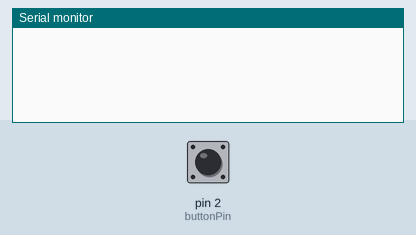
The sketch below on a simulated Arduino Uno, built with avr-gcc and run on an emulated ATmega328P. Parts: the last lines printed to the serial monitor. The test bench sets the inputs (shaded band); at power-on: pin 2 (buttonPin) HIGH.

Above: at 1.2 s.
1.3 s: pin 2 (buttonPin) pulled LOW for 0.15 s
At 1.9 s:
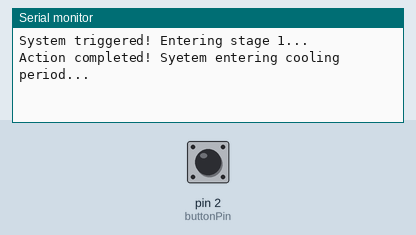
2.9 s: pin 2 (buttonPin) driven LOW
At 4.36 s:
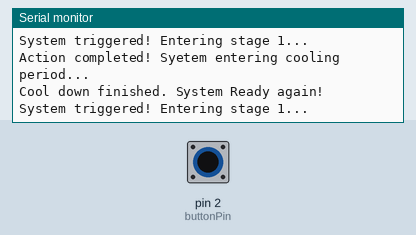

The sketch:

FiniteStateMachine_FSM.ino
```cpp
// 有限状态机
// 1.enum枚举
boolean currentState=true;

// 创建了一个新的数据类型
// 它只能在这三个代号里取值
enum StageState{
  READY,
  FIRE,
  COOLDOWN
};

StageState mySystemState=READY;  // 初始状态设为 READY
unsigned long stateStartTime=0;
const int buttonPin=2;


void setup() {
  Serial.begin(9600);
  pinMode(buttonPin,INPUT_PULLUP);
}

void loop() {
  unsigned long currentTime=millis(); //引入前面学到的非阻塞时间
  switch (mySystemState) {
    case READY:
      if(digitalRead(buttonPin)==LOW){  // 因为上面有个上拉电阻，所以开关未触发前都是高电平，触发了就是低电平
        Serial.println("System triggered! Entering stage 1...");
        // 满足条件开始运行
        mySystemState=FIRE;
        stateStartTime=currentTime;
      }
      break;

    case FIRE:
      if(currentTime-stateStartTime < 500){
        Serial.println("Action completed! Syetem entering cooling period...");
        mySystemState=COOLDOWN;
        stateStartTime=currentTime;
      }
      break;

      case COOLDOWN:
        if(currentTime-stateStartTime>=3000){
            Serial.println("Cool down finished. System Ready again!");
            mySystemState = READY; // 冷却结束，回到最初状态
        }
        break;
  }

}
```

Measured:
- after the input at 1.3 s, the serial monitor: prints a new line at once (image 1)
